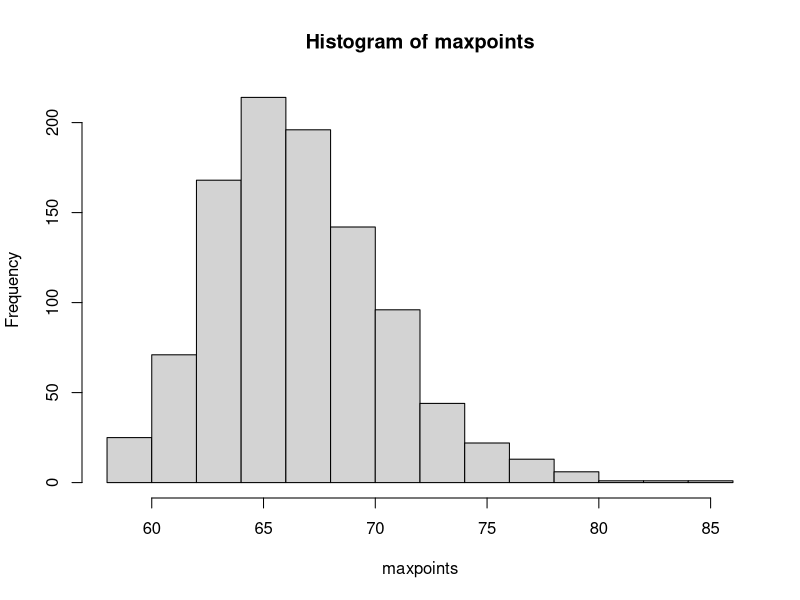
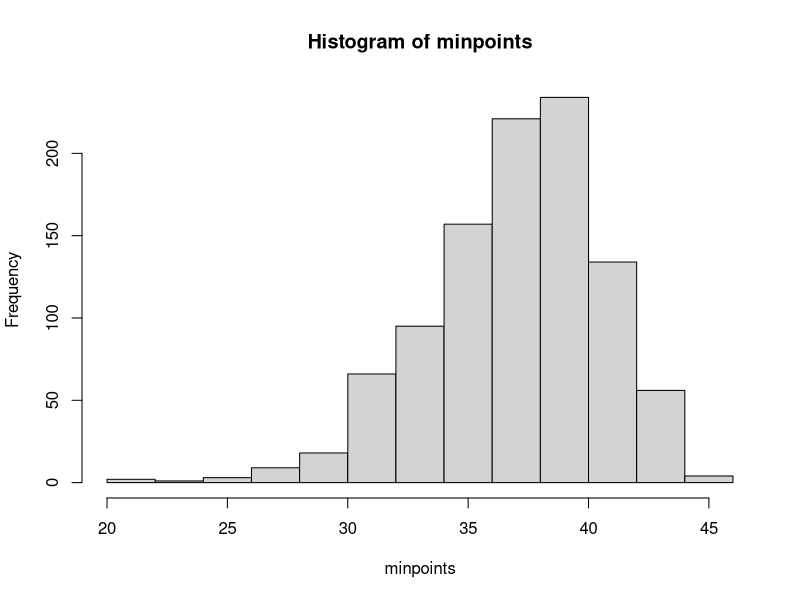
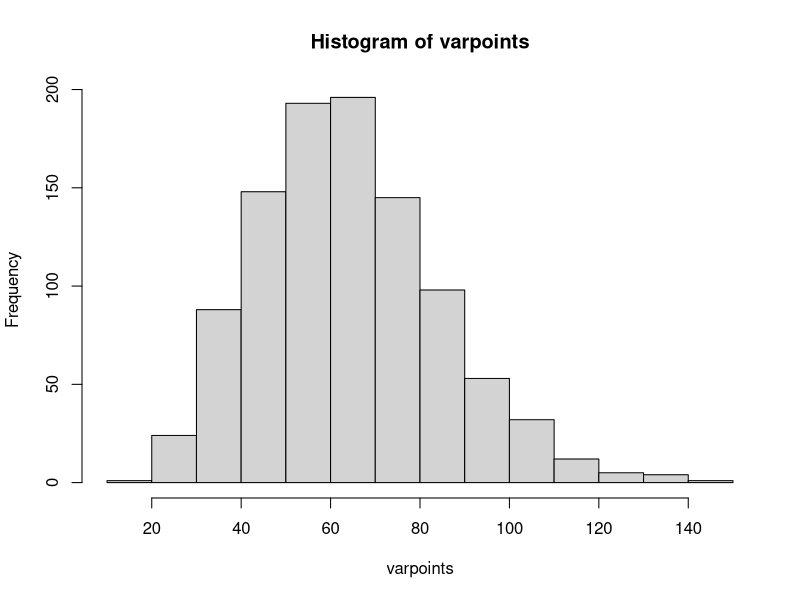

Reproduce these figures in R, in order.
nteams=20
probability=c(.48,.26,.26)

teampoint=rep(0,nteams)

for (i in 1:(nteams-1)){
  for (j in (i+1):nteams){
    #game one i home j away
    result=rmultinom(1,1,probability)
    teampoint[i]=teampoint[i]+3*result[1]+1*result[2]
    teampoint[j]=teampoint[j]+3*result[3]+1*result[2]
    #game two j home i away
    result=rmultinom(1,1,probability)
    teampoint[i]=teampoint[i]+3*result[3]+1*result[2]
    teampoint[j]=teampoint[j]+3*result[1]+1*result[2]
  }
}


###########
nrepl=1000
maxpoints=rep(0,nrepl)
minpoints=rep(0,nrepl)
varpoints=rep(0,nrepl)

for (k in 1:nrepl){
  
  teampoint=rep(0,nteams)
  
  for (i in 1:(nteams-1)){
    for (j in (i+1):nteams){
      #game one i home j away
      result=rmultinom(1,1,probability)
      teampoint[i]=teampoint[i]+3*result[1]+1*result[2]
      teampoint[j]=teampoint[j]+3*result[3]+1*result[2]
      #game two j home i away
      result=rmultinom(1,1,probability)
      teampoint[i]=teampoint[i]+3*result[3]+1*result[2]
      teampoint[j]=teampoint[j]+3*result[1]+1*result[2]
    }
  }
  
  maxpoints[k]=max(teampoint)
  minpoints[k]=min(teampoint)
  varpoints[k]=var(teampoint)
  
}

hist(maxpoints)
hist(minpoints)
hist(varpoints)
